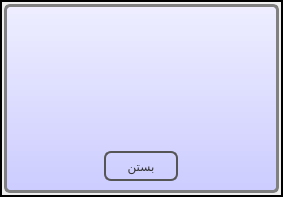
<?xml version="1.0" encoding="UTF-8"?>
<ui version="4.0">
 <class>CheckVersionDialog</class>
 <widget class="QDialog" name="CheckVersionDialog">
  <property name="windowModality">
   <enum>Qt::ApplicationModal</enum>
  </property>
  <property name="geometry">
   <rect>
    <x>0</x>
    <y>0</y>
    <width>283</width>
    <height>197</height>
   </rect>
  </property>
  <property name="windowTitle">
   <string>بررسی نسخه...</string>
  </property>
  <property name="layoutDirection">
   <enum>Qt::RightToLeft</enum>
  </property>
  <property name="modal">
   <bool>true</bool>
  </property>
  <layout class="QGridLayout" name="gridLayout">
   <property name="leftMargin">
    <number>0</number>
   </property>
   <property name="topMargin">
    <number>0</number>
   </property>
   <property name="rightMargin">
    <number>0</number>
   </property>
   <property name="bottomMargin">
    <number>0</number>
   </property>
   <item row="0" column="0">
    <widget class="QFrame" name="frameBorder">
     <property name="styleSheet">
      <string notr="true">#frameBorder {
	border: 2px solid black;
}

/* ------------------------------------- */
#frameLogin, #frameChangePass{
border: 3px solid gray;
border-radius: 6px;
background: QLinearGradient(x1: 0, y1: 0, x2: 0, y2: 1, stop: 0 #eef, stop: 1 #ccf);
}
/* ------------------------------------- */
QLabel {
font-weight: bold;
/*font-size: 15px;*/
}
/* ------------------------------------- */
QLineEdit, QComboBox {
padding: 3px;
border-style: solid;
border: 2px solid gray;
border-radius: 2px;
font-weight: bold;
font-size: 15px;
}
/* ------------------------------------- */
#cmbUsername{

}
/* ------------------------------------- */
QPushButton{
color: #333;
border: 2px solid #555;
border-radius: 7px;
padding: 5px;
background: qradialgradient(cx: 0.3, cy: -0.4,
fx: 0.3, fy: -0.4,
radius: 1.35, stop: 0 #fff, stop: 1 #888);
min-width: 60px;
}

QPushButton:hover {
background: qradialgradient(cx: 0.3, cy: -0.4,
fx: 0.3, fy: -0.4,
radius: 1.35, stop: 0 #fff, stop: 1 #bbb);
}

QPushButton:pressed {
background: qradialgradient(cx: 0.4, cy: -0.1,
fx: 0.4, fy: -0.1,
radius: 1.35, stop: 0 #fff, stop: 1 #ddd);
}
/* ------------------------------------- */

</string>
     </property>
     <property name="frameShape">
      <enum>QFrame::StyledPanel</enum>
     </property>
     <property name="frameShadow">
      <enum>QFrame::Raised</enum>
     </property>
     <layout class="QGridLayout" name="gridLayout_8">
      <property name="leftMargin">
       <number>2</number>
      </property>
      <property name="topMargin">
       <number>2</number>
      </property>
      <property name="rightMargin">
       <number>2</number>
      </property>
      <property name="bottomMargin">
       <number>2</number>
      </property>
      <item row="0" column="0">
       <widget class="QFrame" name="frameChangePass">
        <property name="styleSheet">
         <string notr="true"/>
        </property>
        <property name="frameShape">
         <enum>QFrame::StyledPanel</enum>
        </property>
        <property name="frameShadow">
         <enum>QFrame::Raised</enum>
        </property>
        <layout class="QGridLayout" name="gridLayout_2">
         <item row="0" column="0">
          <spacer name="verticalSpacer_2">
           <property name="orientation">
            <enum>Qt::Vertical</enum>
           </property>
           <property name="sizeHint" stdset="0">
            <size>
             <width>20</width>
             <height>120</height>
            </size>
           </property>
          </spacer>
         </item>
         <item row="1" column="0">
          <widget class="QLabel" name="lblRetVal">
           <property name="sizePolicy">
            <sizepolicy hsizetype="Preferred" vsizetype="MinimumExpanding">
             <horstretch>0</horstretch>
             <verstretch>0</verstretch>
            </sizepolicy>
           </property>
           <property name="whatsThis">
            <string>www.chaluspl.ir</string>
           </property>
           <property name="text">
            <string/>
           </property>
           <property name="alignment">
            <set>Qt::AlignCenter</set>
           </property>
           <property name="openExternalLinks">
            <bool>true</bool>
           </property>
          </widget>
         </item>
         <item row="2" column="0">
          <spacer name="verticalSpacer">
           <property name="orientation">
            <enum>Qt::Vertical</enum>
           </property>
           <property name="sizeHint" stdset="0">
            <size>
             <width>20</width>
             <height>139</height>
            </size>
           </property>
          </spacer>
         </item>
         <item row="3" column="0">
          <layout class="QHBoxLayout" name="horizontalLayout_2">
           <item>
            <spacer name="horizontalSpacer_3">
             <property name="orientation">
              <enum>Qt::Horizontal</enum>
             </property>
             <property name="sizeHint" stdset="0">
              <size>
               <width>28</width>
               <height>20</height>
              </size>
             </property>
            </spacer>
           </item>
           <item>
            <widget class="QPushButton" name="btnClose">
             <property name="sizePolicy">
              <sizepolicy hsizetype="Preferred" vsizetype="Maximum">
               <horstretch>0</horstretch>
               <verstretch>0</verstretch>
              </sizepolicy>
             </property>
             <property name="minimumSize">
              <size>
               <width>74</width>
               <height>30</height>
              </size>
             </property>
             <property name="styleSheet">
              <string notr="true"/>
             </property>
             <property name="text">
              <string>بستن</string>
             </property>
             <property name="autoDefault">
              <bool>false</bool>
             </property>
            </widget>
           </item>
           <item>
            <spacer name="horizontalSpacer_4">
             <property name="orientation">
              <enum>Qt::Horizontal</enum>
             </property>
             <property name="sizeHint" stdset="0">
              <size>
               <width>40</width>
               <height>20</height>
              </size>
             </property>
            </spacer>
           </item>
          </layout>
         </item>
        </layout>
       </widget>
      </item>
     </layout>
    </widget>
   </item>
  </layout>
 </widget>
 <resources/>
 <connections/>
</ui>
